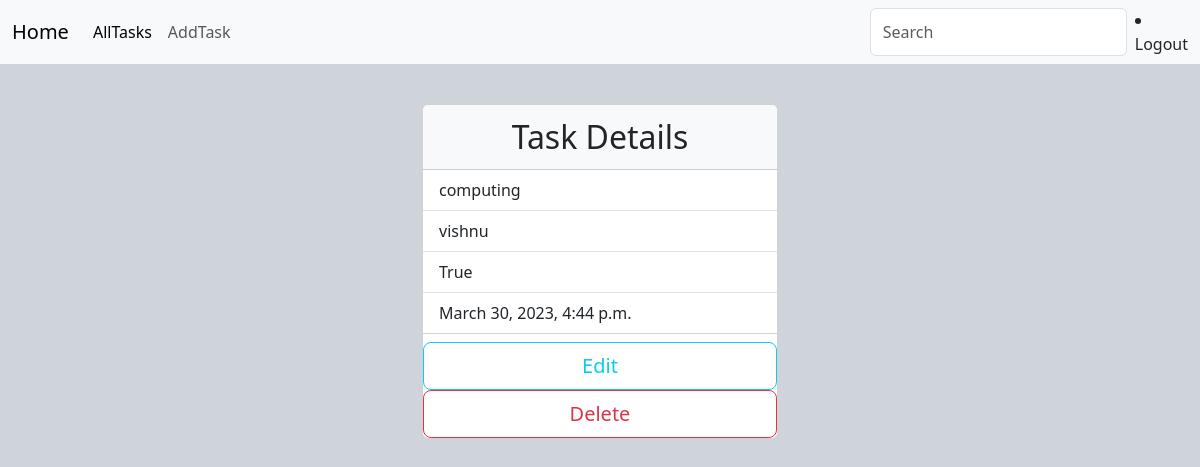
/tasks/8/detail/ (signed in), run on the app's committed database.
### todo/models.py (models this page shows, shortened)
class Task(models.Model):
    task_name=models.CharField(max_length=200)
    user=models.ForeignKey(User,on_delete=models.CASCADE)
    status=models.BooleanField(default=False)
    created_date=models.DateTimeField(auto_now_add=True)

### todo/views.py (the view)
# urls.py: path('tasks/<int:pk>/detail/',views.TaskDetailView.as_view(),name="task-detail"),
@method_decorator(sign_required,name="dispatch")
class TaskDetailView(View):
    model=Task
    template_name="task-detail.html"
    def get(self,request,*args,**kwargs):
        id=kwargs.get("pk")
        qs=Task.objects.get(id=id)
        return render(request,self.template_name,{"task":qs})

### todo/views.py (called while the page is built)
def sign_required(fn):
    def wrapper(request,*args,**kwargs):
        if  not request.user.is_authenticated:
            messages.error(request,"Please Login!!")
            return redirect("signin")
        return fn(request,*args,**kwargs)
    return wrapper

### todo/templates/task-detail.html (shortened to what this page needs)
{%extends 'base.html'%}
{%block body_block%}
<div class="container">
  <div class="row">
    <div class="col-4"></div>
    <div class="col-4 mt-4">
      <div class="card mt-3" style="width:100%">
        <div class="card-header fs-2 bg-body-tertiary text-center ">Task Details</div>
        <ul class="list-group list-group-flush">
          <li class="list-group-item">{{task.task_name}}</li>
          <li class="list-group-item">{{task.user}}</li>
          <li class="list-group-item">{{task.status}}</li>
          <li class="list-group-item">{{task.created_date}}</li>
        </ul>
        <div class="mt-2">
          <a href="{%url 'task-edit' task.id%}" class="btn btn-outline-info btn-lg w-100">Edit</a>
          <a href="{%url 'task-delete' task.id%}" class="btn btn-outline-danger btn-lg w-100 ">Delete</a>
       </div>
      </div>
    </div>
    <div class="col-4"></div>
  </div>
</div>
{%endblock%}

### data on the page
Task: task_name "computing", user "vishnu", status "True", created_date "March 30, 2023, 4:44 p.m."
